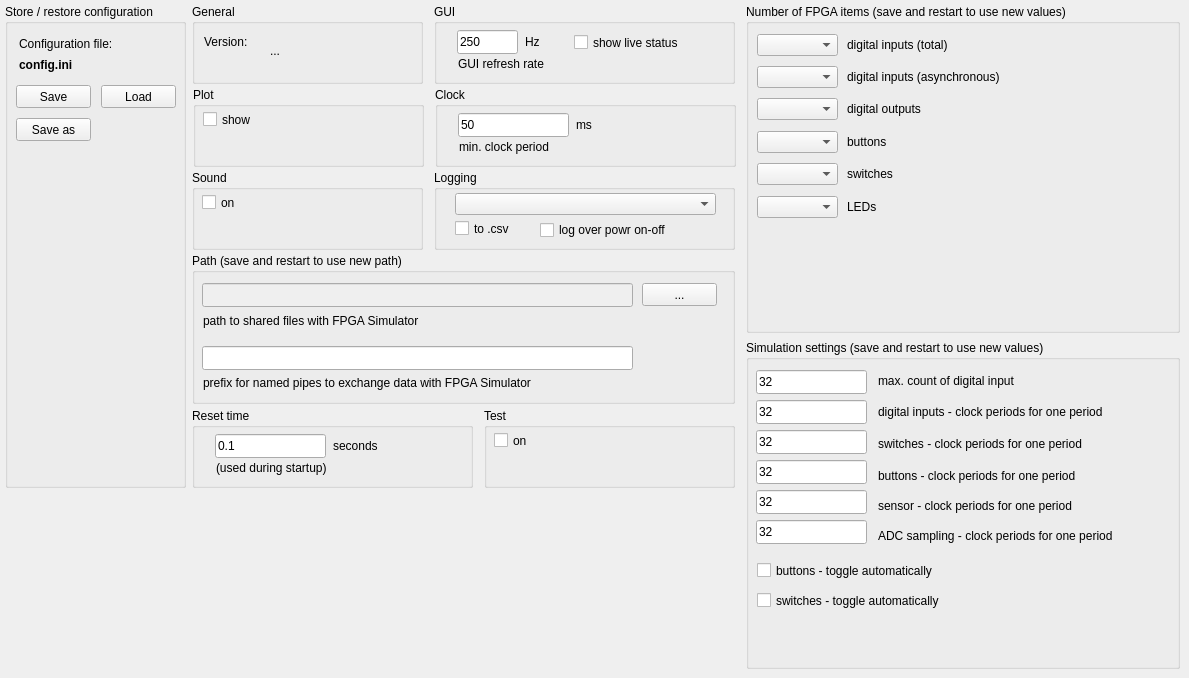
    <widget class="QWidget" name="tab_settings">
     <attribute name="title">
      <string>Settings</string>
     </attribute>
     <widget class="QGroupBox" name="gbStoreSettings">
      <property name="geometry">
       <rect>
        <x>5</x>
        <y>4</y>
        <width>181</width>
        <height>484</height>
       </rect>
      </property>
      <property name="title">
       <string>Store / restore configuration</string>
      </property>
      <widget class="QPushButton" name="pbSettingsLoad">
       <property name="geometry">
        <rect>
         <x>96</x>
         <y>81</y>
         <width>75</width>
         <height>23</height>
        </rect>
       </property>
       <property name="text">
        <string>Load</string>
       </property>
      </widget>
      <widget class="QPushButton" name="pbSettingsSave">
       <property name="geometry">
        <rect>
         <x>11</x>
         <y>81</y>
         <width>75</width>
         <height>23</height>
        </rect>
       </property>
       <property name="text">
        <string>Save</string>
       </property>
      </widget>
      <widget class="QPushButton" name="pbSettingsSaveAs">
       <property name="geometry">
        <rect>
         <x>11</x>
         <y>114</y>
         <width>75</width>
         <height>23</height>
        </rect>
       </property>
       <property name="text">
        <string>Save as</string>
       </property>
      </widget>
      <widget class="QLabel" name="lblConfigFileName">
       <property name="geometry">
        <rect>
         <x>14</x>
         <y>53</y>
         <width>151</width>
         <height>16</height>
        </rect>
       </property>
       <property name="font">
        <font>
         <bold>true</bold>
        </font>
       </property>
       <property name="frameShape">
        <enum>QFrame::NoFrame</enum>
       </property>
       <property name="frameShadow">
        <enum>QFrame::Plain</enum>
       </property>
       <property name="midLineWidth">
        <number>0</number>
       </property>
       <property name="text">
        <string>config.ini</string>
       </property>
      </widget>
      <widget class="QLabel" name="lblConfigFileName_2">
       <property name="geometry">
        <rect>
         <x>14</x>
         <y>32</y>
         <width>151</width>
         <height>16</height>
        </rect>
       </property>
       <property name="frameShape">
        <enum>QFrame::NoFrame</enum>
       </property>
       <property name="frameShadow">
        <enum>QFrame::Plain</enum>
       </property>
       <property name="midLineWidth">
        <number>0</number>
       </property>
       <property name="text">
        <string>Configuration file:</string>
       </property>
      </widget>
     </widget>
     <widget class="QGroupBox" name="gbPlot">
      <property name="geometry">
       <rect>
        <x>193</x>
        <y>87</y>
        <width>231</width>
        <height>80</height>
       </rect>
      </property>
      <property name="title">
       <string>Plot</string>
      </property>
      <widget class="QCheckBox" name="cbPlotShow">
       <property name="geometry">
        <rect>
         <x>10</x>
         <y>24</y>
         <width>61</width>
         <height>17</height>
        </rect>
       </property>
       <property name="text">
        <string>show</string>
       </property>
      </widget>
     </widget>
     <widget class="QGroupBox" name="gbAdvancedGeneral">
      <property name="geometry">
       <rect>
        <x>192</x>
        <y>4</y>
        <width>231</width>
        <height>80</height>
       </rect>
      </property>
      <property name="title">
       <string>General</string>
      </property>
      <widget class="QLabel" name="lblVersion">
       <property name="geometry">
        <rect>
         <x>78</x>
         <y>26</y>
         <width>141</width>
         <height>41</height>
        </rect>
       </property>
       <property name="text">
        <string>...</string>
       </property>
      </widget>
      <widget class="QLabel" name="label_5">
       <property name="geometry">
        <rect>
         <x>12</x>
         <y>28</y>
         <width>61</width>
         <height>20</height>
        </rect>
       </property>
       <property name="text">
        <string>Version:</string>
       </property>
      </widget>
     </widget>
     <widget class="QGroupBox" name="gbLogging">
      <property name="geometry">
       <rect>
        <x>434</x>
        <y>170</y>
        <width>301</width>
        <height>80</height>
       </rect>
      </property>
      <property name="title">
       <string>Logging</string>
      </property>
      <widget class="QComboBox" name="cbLoggingLevel">
       <property name="enabled">
        <bool>true</bool>
       </property>
       <property name="geometry">
        <rect>
         <x>21</x>
         <y>23</y>
         <width>261</width>
         <height>22</height>
        </rect>
       </property>
      </widget>
      <widget class="QCheckBox" name="cbLoggingOn">
       <property name="geometry">
        <rect>
         <x>21</x>
         <y>50</y>
         <width>71</width>
         <height>17</height>
        </rect>
       </property>
       <property name="text">
        <string>to .csv</string>
       </property>
      </widget>
      <widget class="QCheckBox" name="cbLogOnPowerOnOff">
       <property name="geometry">
        <rect>
         <x>106</x>
         <y>50</y>
         <width>191</width>
         <height>20</height>
        </rect>
       </property>
       <property name="text">
        <string>log over powr on-off</string>
       </property>
      </widget>
     </widget>
     <widget class="QGroupBox" name="groupBox_4">
      <property name="geometry">
       <rect>
        <x>434</x>
        <y>4</y>
        <width>301</width>
        <height>80</height>
       </rect>
      </property>
      <property name="title">
       <string>GUI</string>
      </property>
      <widget class="QLineEdit" name="leGuiRefreshHz">
       <property name="geometry">
        <rect>
         <x>23</x>
         <y>26</y>
         <width>61</width>
         <height>24</height>
        </rect>
       </property>
       <property name="text">
        <string>250</string>
       </property>
      </widget>
      <widget class="QLabel" name="label_3">
       <property name="geometry">
        <rect>
         <x>24</x>
         <y>52</y>
         <width>131</width>
         <height>16</height>
        </rect>
       </property>
       <property name="text">
        <string>GUI refresh rate</string>
       </property>
      </widget>
      <widget class="QLabel" name="label_4">
       <property name="geometry">
        <rect>
         <x>91</x>
         <y>30</y>
         <width>21</width>
         <height>16</height>
        </rect>
       </property>
       <property name="text">
        <string>Hz</string>
       </property>
      </widget>
      <widget class="QCheckBox" name="cbShowLiveStatus">
       <property name="geometry">
        <rect>
         <x>140</x>
         <y>30</y>
         <width>151</width>
         <height>17</height>
        </rect>
       </property>
       <property name="text">
        <string>show live status</string>
       </property>
      </widget>
     </widget>
     <widget class="QGroupBox" name="gbPlot_2">
      <property name="geometry">
       <rect>
        <x>192</x>
        <y>170</y>
        <width>231</width>
        <height>80</height>
       </rect>
      </property>
      <property name="title">
       <string>Sound</string>
      </property>
      <widget class="QCheckBox" name="cbSoundOn">
       <property name="geometry">
        <rect>
         <x>10</x>
         <y>24</y>
         <width>61</width>
         <height>17</height>
        </rect>
       </property>
       <property name="text">
        <string>on</string>
       </property>
      </widget>
     </widget>
     <widget class="QGroupBox" name="groupBox_5">
      <property name="geometry">
       <rect>
        <x>435</x>
        <y>87</y>
        <width>301</width>
        <height>80</height>
       </rect>
      </property>
      <property name="title">
       <string>Clock</string>
      </property>
      <widget class="QLineEdit" name="leMinClockPeriodMs">
       <property name="geometry">
        <rect>
         <x>23</x>
         <y>26</y>
         <width>111</width>
         <height>24</height>
        </rect>
       </property>
       <property name="text">
        <string>50</string>
       </property>
      </widget>
      <widget class="QLabel" name="label_8">
       <property name="geometry">
        <rect>
         <x>24</x>
         <y>52</y>
         <width>141</width>
         <height>16</height>
        </rect>
       </property>
       <property name="text">
        <string>min. clock period</string>
       </property>
      </widget>
      <widget class="QLabel" name="label_9">
       <property name="geometry">
        <rect>
         <x>141</x>
         <y>30</y>
         <width>31</width>
         <height>16</height>
        </rect>
       </property>
       <property name="text">
        <string>ms</string>
       </property>
      </widget>
     </widget>
     <widget class="QGroupBox" name="gbPlot_3">
      <property name="geometry">
       <rect>
        <x>192</x>
        <y>253</y>
        <width>543</width>
        <height>151</height>
       </rect>
      </property>
      <property name="title">
       <string>Path (save and restart to use new path)</string>
      </property>
      <widget class="QLineEdit" name="leFilePath">
       <property name="enabled">
        <bool>false</bool>
       </property>
       <property name="geometry">
        <rect>
         <x>10</x>
         <y>30</y>
         <width>431</width>
         <height>24</height>
        </rect>
       </property>
       <property name="text">
        <string/>
       </property>
      </widget>
      <widget class="QPushButton" name="pbFilePath">
       <property name="geometry">
        <rect>
         <x>450</x>
         <y>30</y>
         <width>75</width>
         <height>23</height>
        </rect>
       </property>
       <property name="text">
        <string>...</string>
       </property>
      </widget>
      <widget class="QLabel" name="label_10">
       <property name="geometry">
        <rect>
         <x>11</x>
         <y>57</y>
         <width>321</width>
         <height>21</height>
        </rect>
       </property>
       <property name="text">
        <string>path to shared files with FPGA Simulator</string>
       </property>
      </widget>
      <widget class="QLineEdit" name="leFifoPath">
       <property name="enabled">
        <bool>true</bool>
       </property>
       <property name="geometry">
        <rect>
         <x>10</x>
         <y>93</y>
         <width>431</width>
         <height>24</height>
        </rect>
       </property>
       <property name="text">
        <string/>
       </property>
      </widget>
      <widget class="QLabel" name="label_13">
       <property name="geometry">
        <rect>
         <x>11</x>
         <y>119</y>
         <width>491</width>
         <height>21</height>
        </rect>
       </property>
       <property name="text">
        <string>prefix for named pipes to exchange data with FPGA Simulator</string>
       </property>
      </widget>
     </widget>
     <widget class="QGroupBox" name="groupBox_6">
      <property name="geometry">
       <rect>
        <x>746</x>
        <y>4</y>
        <width>434</width>
        <height>329</height>
       </rect>
      </property>
      <property name="title">
       <string>Number of FPGA items (save and restart to use new values)</string>
      </property>
      <widget class="QComboBox" name="cbNrDis">
       <property name="enabled">
        <bool>true</bool>
       </property>
       <property name="geometry">
        <rect>
         <x>11</x>
         <y>30</y>
         <width>81</width>
         <height>22</height>
        </rect>
       </property>
      </widget>
      <widget class="QLabel" name="lblNrDis">
       <property name="geometry">
        <rect>
         <x>101</x>
         <y>33</y>
         <width>291</width>
         <height>16</height>
        </rect>
       </property>
       <property name="text">
        <string>digital inputs (total)</string>
       </property>
      </widget>
      <widget class="QComboBox" name="cbNrDos">
       <property name="enabled">
        <bool>true</bool>
       </property>
       <property name="geometry">
        <rect>
         <x>11</x>
         <y>94</y>
         <width>81</width>
         <height>22</height>
        </rect>
       </property>
      </widget>
      <widget class="QLabel" name="lblNrDos">
       <property name="geometry">
        <rect>
         <x>101</x>
         <y>97</y>
         <width>291</width>
         <height>16</height>
        </rect>
       </property>
       <property name="text">
        <string>digital outputs</string>
       </property>
      </widget>
      <widget class="QComboBox" name="cbNrAsyncDis">
       <property name="enabled">
        <bool>true</bool>
       </property>
       <property name="geometry">
        <rect>
         <x>11</x>
         <y>62</y>
         <width>81</width>
         <height>22</height>
        </rect>
       </property>
      </widget>
      <widget class="QLabel" name="lblNrAsyncDis">
       <property name="geometry">
        <rect>
         <x>101</x>
         <y>65</y>
         <width>291</width>
         <height>16</height>
        </rect>
       </property>
       <property name="text">
        <string>digital inputs (asynchronous)</string>
       </property>
      </widget>
      <widget class="QLabel" name="lblNrBtns">
       <property name="geometry">
        <rect>
         <x>101</x>
         <y>130</y>
         <width>291</width>
         <height>16</height>
        </rect>
       </property>
       <property name="text">
        <string>buttons</string>
       </property>
      </widget>
      <widget class="QComboBox" name="cbNrBtns">
       <property name="enabled">
        <bool>true</bool>
       </property>
       <property name="geometry">
        <rect>
         <x>11</x>
         <y>127</y>
         <width>81</width>
         <height>22</height>
        </rect>
       </property>
      </widget>
      <widget class="QComboBox" name="cbNrSwitches">
       <property name="enabled">
        <bool>true</bool>
       </property>
       <property name="geometry">
        <rect>
         <x>11</x>
         <y>159</y>
         <width>81</width>
         <height>22</height>
        </rect>
       </property>
      </widget>
      <widget class="QLabel" name="lblNrSwitches">
       <property name="geometry">
        <rect>
         <x>101</x>
         <y>162</y>
         <width>291</width>
         <height>16</height>
        </rect>
       </property>
       <property name="text">
        <string>switches</string>
       </property>
      </widget>
      <widget class="QLabel" name="lblNrLeds">
       <property name="geometry">
        <rect>
         <x>101</x>
         <y>195</y>
         <width>291</width>
         <height>16</height>
        </rect>
       </property>
       <property name="text">
        <string>LEDs</string>
       </property>
      </widget>
      <widget class="QComboBox" name="cbNrLeds">
       <property name="enabled">
        <bool>true</bool>
       </property>
       <property name="geometry">
        <rect>
         <x>11</x>
         <y>192</y>
         <width>81</width>
         <height>22</height>
        </rect>
       </property>
      </widget>
     </widget>
     <widget class="QGroupBox" name="groupBox_7">
      <property name="geometry">
       <rect>
        <x>746</x>
        <y>340</y>
        <width>434</width>
        <height>329</height>
       </rect>
      </property>
      <property name="title">
       <string>Simulation settings (save and restart to use new values)</string>
      </property>
      <widget class="QLabel" name="lblMaxDiCount">
       <property name="geometry">
        <rect>
         <x>132</x>
         <y>33</y>
         <width>291</width>
         <height>16</height>
        </rect>
       </property>
       <property name="text">
        <string>max. count of digital input</string>
       </property>
      </widget>
      <widget class="QLabel" name="lblBtnPerClkPer">
       <property name="geometry">
        <rect>
         <x>132</x>
         <y>128</y>
         <width>291</width>
         <height>16</height>
        </rect>
       </property>
       <property name="text">
        <string>buttons - clock periods for one period</string>
       </property>
      </widget>
      <widget class="QLabel" name="lblDiPerInClkPer">
       <property name="geometry">
        <rect>
         <x>132</x>
         <y>64</y>
         <width>291</width>
         <height>16</height>
        </rect>
       </property>
       <property name="text">
        <string>digital inputs - clock periods for one period</string>
       </property>
      </widget>
      <widget class="QLabel" name="lblSwPerInClkPer">
       <property name="geometry">
        <rect>
         <x>132</x>
         <y>96</y>
         <width>291</width>
         <height>16</height>
        </rect>
       </property>
       <property name="text">
        <string>switches - clock periods for one period</string>
       </property>
      </widget>
      <widget class="QCheckBox" name="cbBtnToggleAuto">
       <property name="geometry">
        <rect>
         <x>11</x>
         <y>222</y>
         <width>391</width>
         <height>17</height>
        </rect>
       </property>
       <property name="text">
        <string>buttons - toggle automatically</string>
       </property>
      </widget>
      <widget class="QCheckBox" name="cbSwToggleAuto">
       <property name="geometry">
        <rect>
         <x>11</x>
         <y>252</y>
         <width>391</width>
         <height>17</height>
        </rect>
       </property>
       <property name="text">
        <string>switches - toggle automatically</string>
       </property>
      </widget>
      <widget class="QLineEdit" name="leMaxDiCount">
       <property name="geometry">
        <rect>
         <x>10</x>
         <y>30</y>
         <width>111</width>
         <height>24</height>
        </rect>
       </property>
       <property name="text">
        <string>32</string>
       </property>
      </widget>
      <widget class="QLineEdit" name="leDiPerInClkPer">
       <property name="geometry">
        <rect>
         <x>10</x>
         <y>60</y>
         <width>111</width>
         <height>24</height>
        </rect>
       </property>
       <property name="text">
        <string>32</string>
       </property>
      </widget>
      <widget class="QLineEdit" name="leSwPerInClkPer">
       <property name="geometry">
        <rect>
         <x>10</x>
         <y>90</y>
         <width>111</width>
         <height>24</height>
        </rect>
       </property>
       <property name="text">
        <string>32</string>
       </property>
      </widget>
      <widget class="QLineEdit" name="leBtnPerClkPer">
       <property name="geometry">
        <rect>
         <x>10</x>
         <y>120</y>
         <width>111</width>
         <height>24</height>
        </rect>
       </property>
       <property name="text">
        <string>32</string>
       </property>
      </widget>
      <widget class="QLabel" name="lblBtnPerClkPer_2">
       <property name="geometry">
        <rect>
         <x>132</x>
         <y>158</y>
         <width>301</width>
         <height>16</height>
        </rect>
       </property>
       <property name="text">
        <string>sensor - clock periods for one period</string>
       </property>
      </widget>
      <widget class="QLineEdit" name="leBattPerClkPer">
       <property name="geometry">
        <rect>
         <x>10</x>
         <y>150</y>
         <width>111</width>
         <height>24</height>
        </rect>
       </property>
       <property name="text">
        <string>32</string>
       </property>
      </widget>
      <widget class="QLabel" name="lblBtnPerClkPer_3">
       <property name="geometry">
        <rect>
         <x>132</x>
         <y>188</y>
         <width>301</width>
         <height>16</height>
        </rect>
       </property>
       <property name="text">
        <string>ADC sampling - clock periods for one period</string>
       </property>
      </widget>
      <widget class="QLineEdit" name="leAdcSamplingPerClkPer">
       <property name="geometry">
        <rect>
         <x>10</x>
         <y>180</y>
         <width>111</width>
         <height>24</height>
        </rect>
       </property>
       <property name="text">
        <string>32</string>
       </property>
      </widget>
     </widget>
     <widget class="QGroupBox" name="groupBox_8">
      <property name="geometry">
       <rect>
        <x>192</x>
        <y>408</y>
        <width>281</width>
        <height>80</height>
       </rect>
      </property>
      <property name="title">
       <string>Reset time</string>
      </property>
      <widget class="QLineEdit" name="leResetSecs">
       <property name="geometry">
        <rect>
         <x>23</x>
         <y>26</y>
         <width>111</width>
         <height>24</height>
        </rect>
       </property>
       <property name="text">
        <string>0.1</string>
       </property>
      </widget>
      <widget class="QLabel" name="label_11">
       <property name="geometry">
        <rect>
         <x>24</x>
         <y>52</y>
         <width>171</width>
         <height>16</height>
        </rect>
       </property>
       <property name="text">
        <string>(used during startup)</string>
       </property>
      </widget>
      <widget class="QLabel" name="label_12">
       <property name="geometry">
        <rect>
         <x>141</x>
         <y>30</y>
         <width>71</width>
         <height>16</height>
        </rect>
       </property>
       <property name="text">
        <string>seconds</string>
       </property>
      </widget>
     </widget>
     <widget class="QGroupBox" name="gbTest">
      <property name="geometry">
       <rect>
        <x>484</x>
        <y>408</y>
        <width>251</width>
        <height>80</height>
       </rect>
      </property>
      <property name="title">
       <string>Test</string>
      </property>
      <widget class="QCheckBox" name="cbTest">
       <property name="geometry">
        <rect>
         <x>10</x>
         <y>24</y>
         <width>61</width>
         <height>17</height>
        </rect>
       </property>
       <property name="text">
        <string>on</string>
       </property>
      </widget>
     </widget>
    </widget>
